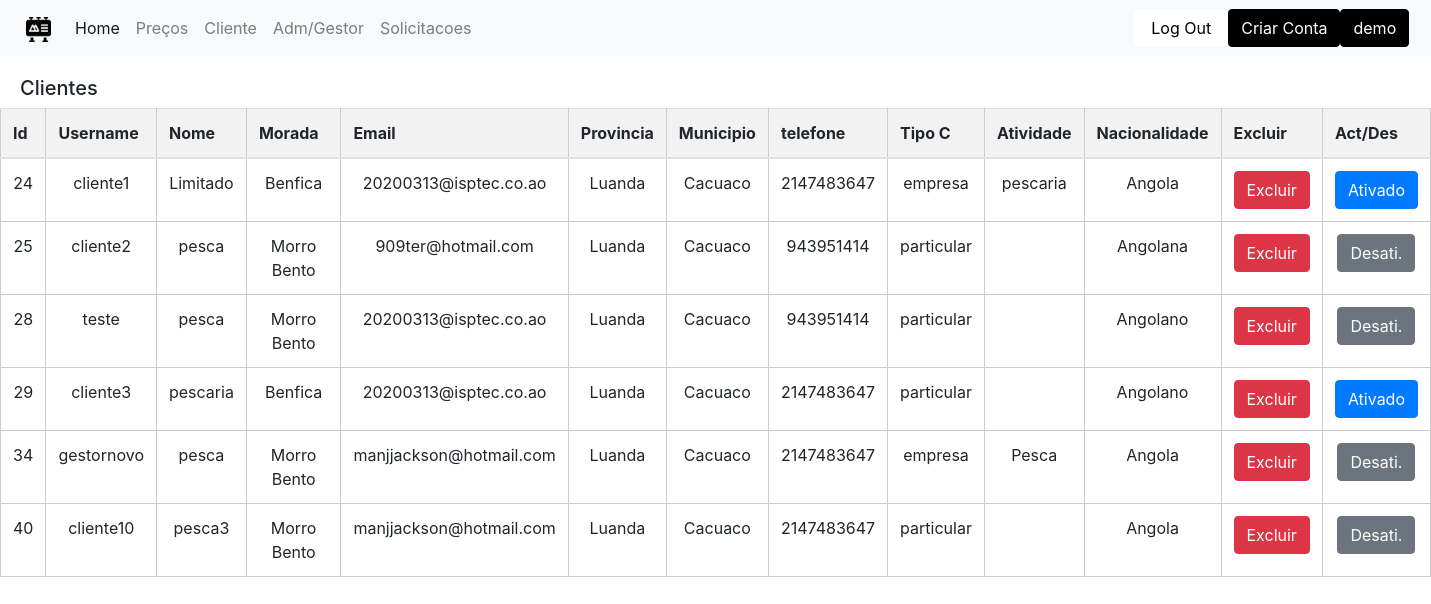
The app's page /view/clientes-adm.php (signed in) with its own data.
### tables this page shows
CREATE TABLE `user` (
  `id` int(11) NOT NULL,
  `nome` varchar(40) NOT NULL,
  `username` varchar(20) NOT NULL,
  `password` varchar(20) NOT NULL,
  `email` varchar(40) NOT NULL,
  `morada` varchar(40) NOT NULL,
  `provincia` varchar(20) NOT NULL,
  `municipio` varchar(20) NOT NULL,
  `comuna` int(11) NOT NULL,
  `telefone` int(11) NOT NULL,
  `perfil` varchar(20) NOT NULL,
  `senha_alterada` int(11) NOT NULL
);

CREATE TABLE `cliente` (
  `id` int(11) NOT NULL,
  `tipoCliente` varchar(20) NOT NULL,
  `actividade` varchar(40) DEFAULT NULL,
  `nacionalidade` varchar(20) NOT NULL,
  `status` varchar(20) NOT NULL
);

### controllers/ClienteController.php (called while the page is built, shortened)
<?php
include_once '../services/ClienteServices.php';
include_once '../model/Cliente.php';
include_once '../repositories/ClienteRepository.php';
class ClienteController {
    private $clienteService = NULL;
    public function __construct() {
        $this->clienteService = new ClienteServices();
    }
    public function getAllClientes() {
        return $this->clienteService->getAll();
    }
}
$clienteController = new ClienteController();

### services/ClienteServices.php (called while the page is built, shortened)
<?php
require_once '../repositories/ClienteRepository.php';
class ClienteServices {
    private $clienteRepository = NULL;
    public function __construct() {
        $this->clienteRepository = new ClienteRepository();
    }
    public function getAll() {
        try {
            return $this->clienteRepository->getAllCliente();
        } catch (Exception $e) {
            echo "An error occurred while: " . $e->getMessage();
        }
    }
}

### dbconfig/Conexao.php (called while the page is built)
<?php
class Conexao {
	private static $instance;
	public static function getConn() {
		if(!isset(self::$instance)):
			self::$instance = new \PDO('mysql:host=localhost;dbname=outdoor;charset=utf8','root','');
		endif;
		return self::$instance;
	}
}

### repositories/ClienteRepository.php (called while the page is built, shortened)
<?php
include_once '../dbconfig/Conexao.php';
include_once '../model/Cliente.php';
class ClienteRepository implements ICliente
{
    public function getAllCliente()
    {
        $sql = 'SELECT * FROM cliente';
        $stmt = Conexao::getConn()->prepare($sql);
        $stmt->execute();
        $result = array();
        $user = new ClienteRepository();
        while ($resultado = $stmt->fetch(\PDO::FETCH_ASSOC)) {
            $objecto = new Cliente();
            $objecto->setId($resultado["id"]);
            $objecto = $user->getClienteById($objecto->getId());
            $objecto->setTipoCliente($resultado["tipoCliente"]);
            $objecto->setActividadeEmpresa($resultado["actividade"]);
            $objecto->setNacionalidade($resultado["nacionalidade"]);
            $objecto->setStatus($resultado["status"]);
            $result[] = $objecto;
        }
        return $result;
    }
    public function getClienteById($id)
    {
        $sql = 'SELECT * FROM user where id = ?';
        $stmt = Conexao::getConn()->prepare($sql);
        $stmt->bindValue(1, $id);
        $stmt->execute();
        $resultado = $stmt->fetch(\PDO::FETCH_ASSOC);
        $objecto = new Cliente();
        $objecto->setId($resultado["id"]);
        $objecto->setUsername($resultado["username"]);
        $objecto->setPassword($resultado["password"]);
        $objecto->setNome($resultado["nome"]);
        $objecto->setMorada($resultado["morada"]);
        $objecto->setEmail($resultado["email"]);
        $objecto->setProvincia($resultado["provincia"]);
        $objecto->setMunicipio($resultado["municipio"]);
        $objecto->setComuna($resultado["comuna"]);
        $objecto->setTelefone($resultado["telefone"]);
        $objecto->setPerfil($resultado["perfil"]);
        $result = $objecto;
        return $result;
    }
}

### model/Cliente.php (called while the page is built, shortened)
<?php
include_once 'user.php';
class Cliente extends User{
        private $id;
        private $tipoCliente;
        private $actividadeEmpresa;
        private $nacionalidade;
        private $status;
        public function __construct($username = null, $password = null, $nome=null , $morada=null, $email=null, $provincia=null, $municipio=null, $comuna=null, $telefone=null, $tipoCliente = null, $actividadeEmpresa = null, $nacionalidade = null, $status = null, $senha_alterada = null) {
        $this->tipoCliente = $tipoCliente;
        $this->actividadeEmpresa = $actividadeEmpresa;
        $this->nacionalidade = $nacionalidade;
        $this->status = $status;
    }
    public function getId(){
        return $this->id;
    }
    public function setId($id) {
        $this->id = $id;
    }
    public function getTipoCliente(){
        return $this->tipoCliente;
    }
    public function getActividadeEmpresa(){
        return $this->actividadeEmpresa;
    }
    public function getNacionalidade() {
        return $this->nacionalidade;
    }
    public function setNacionalidade($nacionalidade): void {
        $this->nacionalidade = $nacionalidade;
    }
       public function setTipoCliente($tipoCliente): void {
        $this->tipoCliente = $tipoCliente;
    }
    public function setActividadeEmpresa($actividadeEmpresa): void {
        $this->actividadeEmpresa = $actividadeEmpresa;
    }
    public function getStatus(){
        return $this->status;
    }
    public function setStatus($status){
        $this->status = $status;
    }
}
?>

### model/User.php (called while the page is built, shortened)
<?php
class User{
    private $username;
    private $nome;
    private $morada;
    private $email;
    private $provincia;
    private $municipio;
    private $telefone;
    public function __construct($username = null, $password = null, $nome=null , $morada= null
            , $email = null, $provincia= null, $municipio= null, $comuna= null, $telefone=null, $perfil=null,
            $senha_alterada = null) {
        $this->username = $username;
        $this->nome = $nome;
        $this->morada = $morada;
        $this->email = $email;
        $this->provincia = $provincia;
        $this->municipio = $municipio;
        $this->telefone = $telefone;
    }
    public function getUsername(){
        return $this->username;
    }
    public function setUsername($username) {
        $this->username = $username;
    }
    public function getNome(){
        return $this->nome;
    }
    public function setNome($nome) {
        $this->nome = $nome;
    }
    public function getEmail(){
        return $this->email;
    }
    public function setEmail($email) {
        $this->email = $email;
    }
    public function getProvincia(){
        return $this->provincia;
    }
    public function setProvincia($prov) {
        $this->provincia = $prov;
    }
    public function getMunicipio(){
        return $this->municipio;
    }
    public function setMunicipio($muni) {
        $this->municipio = $muni;
    }
    public function getMorada(){
        return $this->morada;
    }
    public function setMorada($mor){
        $this->morada = $mor;
    }
    public function getTelefone(){
        return $this->telefone;
    }
    public function setTelefone($tel) {
        $this->telefone = $tel;
    }
}

### view/clientes-adm.php (the view, shortened to what this page needs)
<?php
include_once 'header-gestor.php';
include_once '../controllers/ClienteController.php';
include_once '../model/Cliente.php';
include_once '../repositories/ClienteRepository.php';
?>
<h5 style="margin-top: 20px; margin-left: 20px"> Clientes</h5>
<html lang="en">
<head>
  <link href="../Content/css/bootstrap.min.css" rel="stylesheet"
>
</head>
<body>
  <div class="container>
    <br/>
    <br/>
    <button type=" button" data-bs-toggle="modal" data-bs-target="#exampleModal" class="btn btn-primary"></button>
    <table class="table">
      <thead>
        <tr>
          <th scope="col">Id</th>
          <th scope="col">Username</th>
          <th scope="col">Nome</th>
          <th scope="col">Morada</th>
          <th scope="col">Email</th>
          <th scope="col">Provincia</th>
          <th scope="col">Municipio</th>
          <th scope="col">telefone</th>
          <th scope="col">Tipo C</th>
          <th scope="col">Atividade</th>
          <th scope="col">Nacionalidade</th>
          <th scope="col">Excluir</th>
          <?php if ($_SESSION['perfil'] == "Admin")
            echo ' <th scope="col">Act/Des</th> ';
          ?>
        </tr>
      </thead>
      <tbody>
        <?php
        foreach ($clienteController->getAllClientes() as $gest):
          echo "<tr>";
          echo "<td>" . $gest->getId() . "</td>";
          echo "<td>" . $gest->getUsername() . "</td>";
          echo "<td>" . $gest->getNome() . "</td>";
          echo "<td>" . $gest->getMorada() . "</td>";
          echo "<td>" . $gest->getEmail() . "</td>";
          echo "<td>" . $gest->getProvincia() . "</td>";
          echo "<td>" . $gest->getMunicipio() . "</td>";
          echo "<td>" . $gest->getTelefone() . "</td>";
          echo "<td>" . $gest->getTipoCliente() . "</td>";
          echo "<td>" . $gest->getActividadeEmpresa() . "</td>";
          echo "<td>" . $gest->getNacionalidade() . "</td>";
          echo "<form method='post'>";
          echo '<td><input type="submit" data-bs-toggle="modal"  id="idGest" name="idGest" data-bs-target="#exampleModal1"  class="btn btn-danger" value="Excluir"></input>';
          if ($gest->getStatus() == "desativado") {
            echo '<td><input type="submit" data-bs-toggle="modal"  id="idC" name="idC" data-bs-target="#exampleModal1"  class="btn btn-secondary" value="Desati."></input>';
          } else {
            echo '<td><input type="submit" data-bs-toggle="modal"  id="idC1" name="idC1" data-bs-target="#exampleModal1"  class="btn btn-primary" value="Ativado"></input>';
          }
          echo '</form>';
          echo "</tr>";
        endforeach;
        ?>
      </tbody>
    </table>
  </div>
</body>
</html>

### content/css/tables.css (style rules this page uses)
table { width: 100%; border-collapse: collapse; margin-bottom: 20px; }
th, td { padding: 10px; text-align: center; border: 1px solid #ccc; }
th { background-color: #f2f2f2; font-weight: bold; }

### view/clientes-adm.php (style rules this page uses)
table { width: 100%; }

### records on screen
user: id "24", username "cliente1", nome "Limitado", morada "Benfica", email "20200313@isptec.co.ao", provincia "Luanda", municipio "Cacuaco", telefone "2147483647"
cliente: tipoCliente "empresa", actividade "pescaria", nacionalidade "Angola"
user: id "25", username "cliente2", nome "pesca", morada "Morro Bento", email "909ter@hotmail.com", provincia "Luanda", municipio "Cacuaco", telefone "943951414"
cliente: tipoCliente "particular", nacionalidade "Angolana"
user: id "28", username "teste", nome "pesca", morada "Morro Bento", email "20200313@isptec.co.ao", provincia "Luanda", municipio "Cacuaco", telefone "943951414"
cliente: tipoCliente "particular", nacionalidade "Angolano"
user: id "29", username "cliente3", nome "pescaria", morada "Benfica", email "20200313@isptec.co.ao", provincia "Luanda", municipio "Cacuaco", telefone "2147483647"
cliente: tipoCliente "particular", nacionalidade "Angolano"
user: id "34", username "gestornovo", nome "pesca", morada "Morro Bento", email "manjjackson@hotmail.com", provincia "Luanda", municipio "Cacuaco", telefone "2147483647"
cliente: tipoCliente "empresa", actividade "Pesca", nacionalidade "Angola"
user: id "40", username "cliente10", nome "pesca3", morada "Morro Bento", email "manjjackson@hotmail.com", provincia "Luanda", municipio "Cacuaco", telefone "2147483647"
cliente: tipoCliente "particular", nacionalidade "Angola"

### other values on screen
$_SESSION['username'] "demo"
